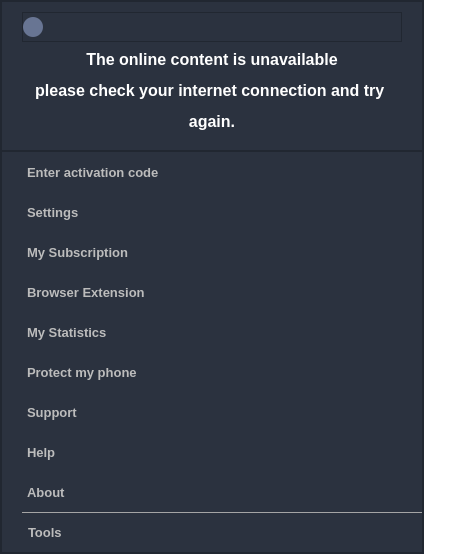
     <widget class="QFrame" name="sideBar">
      <property name="minimumSize">
       <size>
        <width>0</width>
        <height>0</height>
       </size>
      </property>
      <property name="maximumSize">
       <size>
        <width>0</width>
        <height>600</height>
       </size>
      </property>
      <property name="styleSheet">
       <string notr="true">background-color: #00000000;</string>
      </property>
      <property name="frameShape">
       <enum>QFrame::NoFrame</enum>
      </property>
      <property name="frameShadow">
       <enum>QFrame::Raised</enum>
      </property>
      <layout class="QHBoxLayout" name="horizontalLayout_9">
       <property name="spacing">
        <number>0</number>
       </property>
       <property name="leftMargin">
        <number>0</number>
       </property>
       <property name="topMargin">
        <number>0</number>
       </property>
       <property name="rightMargin">
        <number>30</number>
       </property>
       <property name="bottomMargin">
        <number>0</number>
       </property>
       <item>
        <widget class="QFrame" name="sideContainer">
         <property name="styleSheet">
          <string notr="true">background-color: rgb(43, 50, 63);</string>
         </property>
         <property name="frameShape">
          <enum>QFrame::StyledPanel</enum>
         </property>
         <property name="frameShadow">
          <enum>QFrame::Raised</enum>
         </property>
         <layout class="QVBoxLayout" name="verticalLayout_13">
          <property name="spacing">
           <number>0</number>
          </property>
          <property name="leftMargin">
           <number>0</number>
          </property>
          <property name="topMargin">
           <number>0</number>
          </property>
          <property name="rightMargin">
           <number>0</number>
          </property>
          <property name="bottomMargin">
           <number>0</number>
          </property>
          <item>
           <widget class="QFrame" name="inforTab">
            <property name="minimumSize">
             <size>
              <width>0</width>
              <height>150</height>
             </size>
            </property>
            <property name="maximumSize">
             <size>
              <width>16777215</width>
              <height>150</height>
             </size>
            </property>
            <property name="styleSheet">
             <string notr="true"/>
            </property>
            <property name="frameShape">
             <enum>QFrame::StyledPanel</enum>
            </property>
            <property name="frameShadow">
             <enum>QFrame::Raised</enum>
            </property>
            <layout class="QVBoxLayout" name="verticalLayout_14">
             <property name="spacing">
              <number>0</number>
             </property>
             <property name="leftMargin">
              <number>20</number>
             </property>
             <property name="topMargin">
              <number>10</number>
             </property>
             <property name="rightMargin">
              <number>20</number>
             </property>
             <property name="bottomMargin">
              <number>10</number>
             </property>
             <item>
              <widget class="QFrame" name="frame_13">
               <property name="minimumSize">
                <size>
                 <width>0</width>
                 <height>30</height>
                </size>
               </property>
               <property name="maximumSize">
                <size>
                 <width>16777215</width>
                 <height>30</height>
                </size>
               </property>
               <property name="styleSheet">
                <string notr="true"/>
               </property>
               <property name="frameShape">
                <enum>QFrame::StyledPanel</enum>
               </property>
               <property name="frameShadow">
                <enum>QFrame::Raised</enum>
               </property>
               <layout class="QHBoxLayout" name="horizontalLayout_10">
                <property name="spacing">
                 <number>0</number>
                </property>
                <property name="leftMargin">
                 <number>0</number>
                </property>
                <property name="topMargin">
                 <number>0</number>
                </property>
                <property name="rightMargin">
                 <number>0</number>
                </property>
                <property name="bottomMargin">
                 <number>0</number>
                </property>
                <item>
                 <widget class="QPushButton" name="sideClose">
                  <property name="minimumSize">
                   <size>
                    <width>20</width>
                    <height>20</height>
                   </size>
                  </property>
                  <property name="maximumSize">
                   <size>
                    <width>20</width>
                    <height>20</height>
                   </size>
                  </property>
                  <property name="styleSheet">
                   <string notr="true">QPushButton {
	border: none;
	border-radius: 10;
	background-color: rgb(104, 117, 147);
}

QPushButton:pressed {
	background-color: rgb(64, 71, 90);
}</string>
                  </property>
                  <property name="text">
                   <string/>
                  </property>
                  <property name="icon">
                   <iconset resource="resources.qrc">
                    <normaloff>:/icons/assets/close.svg</normaloff>:/icons/assets/close.svg</iconset>
                  </property>
                 </widget>
                </item>
                <item>
                 <spacer name="horizontalSpacer_11">
                  <property name="orientation">
                   <enum>Qt::Horizontal</enum>
                  </property>
                  <property name="sizeHint" stdset="0">
                   <size>
                    <width>301</width>
                    <height>20</height>
                   </size>
                  </property>
                 </spacer>
                </item>
               </layout>
              </widget>
             </item>
             <item>
              <widget class="QLabel" name="label_16">
               <property name="text">
                <string>&lt;html&gt;&lt;head/&gt;&lt;body&gt;&lt;p align=&quot;center&quot;&gt;&lt;span style=&quot; font-size:12pt; font-weight:700; color:#ffffff;&quot;&gt;The online content is unavailable&lt;/span&gt;&lt;/p&gt;&lt;p align=&quot;center&quot;&gt;&lt;span style=&quot; font-size:12pt; font-weight:700; color:#ffffff;&quot;&gt;please check your internet connection and try &lt;/span&gt;&lt;/p&gt;&lt;p align=&quot;center&quot;&gt;&lt;span style=&quot; font-size:12pt; font-weight:700; color:#ffffff;&quot;&gt;again.&lt;/span&gt;&lt;/p&gt;&lt;/body&gt;&lt;/html&gt;</string>
               </property>
              </widget>
             </item>
            </layout>
           </widget>
          </item>
          <item>
           <widget class="QFrame" name="contentFrame">
            <property name="styleSheet">
             <string notr="true">padding-left: 20;</string>
            </property>
            <property name="frameShape">
             <enum>QFrame::StyledPanel</enum>
            </property>
            <property name="frameShadow">
             <enum>QFrame::Raised</enum>
            </property>
            <layout class="QVBoxLayout" name="verticalLayout_15">
             <property name="spacing">
              <number>0</number>
             </property>
             <property name="leftMargin">
              <number>0</number>
             </property>
             <property name="topMargin">
              <number>0</number>
             </property>
             <property name="rightMargin">
              <number>0</number>
             </property>
             <property name="bottomMargin">
              <number>0</number>
             </property>
             <item>
              <widget class="QPushButton" name="pushButton_3">
               <property name="minimumSize">
                <size>
                 <width>320</width>
                 <height>40</height>
                </size>
               </property>
               <property name="maximumSize">
                <size>
                 <width>320</width>
                 <height>40</height>
                </size>
               </property>
               <property name="font">
                <font>
                 <pointsize>10</pointsize>
                 <bold>true</bold>
                </font>
               </property>
               <property name="styleSheet">
                <string notr="true">QPushButton {
	background-color: rgb(43, 50, 63);
	border-radius: 5;
	color: rgb(188, 188, 188);
	text-align: left;
	padding-left: 5;
	border: none;
}

QPushButton:hover {
	background-color: rgb(74, 80, 96);
}

QPushButton:pressed {
	background-color: rgb(34, 40, 50);
}</string>
               </property>
               <property name="text">
                <string>Enter activation code</string>
               </property>
               <property name="icon">
                <iconset resource="resources.qrc">
                 <normaloff>:/icons/assets/activate.svg</normaloff>:/icons/assets/activate.svg</iconset>
               </property>
               <property name="iconSize">
                <size>
                 <width>30</width>
                 <height>30</height>
                </size>
               </property>
              </widget>
             </item>
             <item>
              <widget class="QPushButton" name="pushButton_22">
               <property name="minimumSize">
                <size>
                 <width>320</width>
                 <height>40</height>
                </size>
               </property>
               <property name="maximumSize">
                <size>
                 <width>320</width>
                 <height>40</height>
                </size>
               </property>
               <property name="font">
                <font>
                 <pointsize>10</pointsize>
                 <bold>true</bold>
                </font>
               </property>
               <property name="styleSheet">
                <string notr="true">QPushButton {
	background-color: rgb(43, 50, 63);
	border-radius: 5;
	color: rgb(188, 188, 188);
	text-align: left;
	padding-left: 5;
	border: none;
}

QPushButton:hover {
	background-color: rgb(74, 80, 96);
}

QPushButton:pressed {
	background-color: rgb(34, 40, 50);
}</string>
               </property>
               <property name="text">
                <string>Settings</string>
               </property>
               <property name="icon">
                <iconset resource="resources.qrc">
                 <normaloff>:/icons/assets/settings.svg</normaloff>:/icons/assets/settings.svg</iconset>
               </property>
               <property name="iconSize">
                <size>
                 <width>30</width>
                 <height>30</height>
                </size>
               </property>
              </widget>
             </item>
             <item>
              <widget class="QPushButton" name="pushButton_15">
               <property name="minimumSize">
                <size>
                 <width>320</width>
                 <height>40</height>
                </size>
               </property>
               <property name="maximumSize">
                <size>
                 <width>320</width>
                 <height>40</height>
                </size>
               </property>
               <property name="font">
                <font>
                 <pointsize>10</pointsize>
                 <bold>true</bold>
                </font>
               </property>
               <property name="styleSheet">
                <string notr="true">QPushButton {
	background-color: rgb(43, 50, 63);
	border-radius: 5;
	color: rgb(188, 188, 188);
	text-align: left;
	padding-left: 5;
	border: none;
}

QPushButton:hover {
	background-color: rgb(74, 80, 96);
}

QPushButton:pressed {
	background-color: rgb(34, 40, 50);
}</string>
               </property>
               <property name="text">
                <string>My Subscription</string>
               </property>
               <property name="icon">
                <iconset resource="resources.qrc">
                 <normaloff>:/icons/assets/document.svg</normaloff>:/icons/assets/document.svg</iconset>
               </property>
               <property name="iconSize">
                <size>
                 <width>30</width>
                 <height>30</height>
                </size>
               </property>
              </widget>
             </item>
             <item>
              <widget class="QPushButton" name="pushButton_16">
               <property name="minimumSize">
                <size>
                 <width>320</width>
                 <height>40</height>
                </size>
               </property>
               <property name="maximumSize">
                <size>
                 <width>320</width>
                 <height>40</height>
                </size>
               </property>
               <property name="font">
                <font>
                 <pointsize>10</pointsize>
                 <bold>true</bold>
                </font>
               </property>
               <property name="styleSheet">
                <string notr="true">QPushButton {
	background-color: rgb(43, 50, 63);
	border-radius: 5;
	color: rgb(188, 188, 188);
	text-align: left;
	padding-left: 5;
	border: none;
}

QPushButton:hover {
	background-color: rgb(74, 80, 96);
}

QPushButton:pressed {
	background-color: rgb(34, 40, 50);
}</string>
               </property>
               <property name="text">
                <string>Browser Extension</string>
               </property>
               <property name="icon">
                <iconset resource="resources.qrc">
                 <normaloff>:/icons/assets/extension.svg</normaloff>:/icons/assets/extension.svg</iconset>
               </property>
               <property name="iconSize">
                <size>
                 <width>30</width>
                 <height>30</height>
                </size>
               </property>
              </widget>
             </item>
             <item>
              <widget class="QPushButton" name="pushButton_17">
               <property name="minimumSize">
                <size>
                 <width>320</width>
                 <height>40</height>
                </size>
               </property>
               <property name="maximumSize">
                <size>
                 <width>320</width>
                 <height>40</height>
                </size>
               </property>
               <property name="font">
                <font>
                 <pointsize>10</pointsize>
                 <bold>true</bold>
                </font>
               </property>
               <property name="styleSheet">
                <string notr="true">QPushButton {
	background-color: rgb(43, 50, 63);
	border-radius: 5;
	color: rgb(188, 188, 188);
	text-align: left;
	padding-left: 5;
	border: none;
}

QPushButton:hover {
	background-color: rgb(74, 80, 96);
}

QPushButton:pressed {
	background-color: rgb(34, 40, 50);
}</string>
               </property>
               <property name="text">
                <string>My Statistics</string>
               </property>
               <property name="icon">
                <iconset resource="resources.qrc">
                 <normaloff>:/icons/assets/graph.svg</normaloff>:/icons/assets/graph.svg</iconset>
               </property>
               <property name="iconSize">
                <size>
                 <width>30</width>
                 <height>30</height>
                </size>
               </property>
              </widget>
             </item>
             <item>
              <widget class="QPushButton" name="pushButton_20">
               <property name="minimumSize">
                <size>
                 <width>320</width>
                 <height>40</height>
                </size>
               </property>
               <property name="maximumSize">
                <size>
                 <width>320</width>
                 <height>40</height>
                </size>
               </property>
               <property name="font">
                <font>
                 <pointsize>10</pointsize>
                 <bold>true</bold>
                </font>
               </property>
               <property name="styleSheet">
                <string notr="true">QPushButton {
	background-color: rgb(43, 50, 63);
	border-radius: 5;
	color: rgb(188, 188, 188);
	text-align: left;
	padding-left: 5;
	border: none;
}

QPushButton:hover {
	background-color: rgb(74, 80, 96);
}

QPushButton:pressed {
	background-color: rgb(34, 40, 50);
}</string>
               </property>
               <property name="text">
                <string>Protect my phone</string>
               </property>
               <property name="icon">
                <iconset resource="resources.qrc">
                 <normaloff>:/icons/assets/phone.svg</normaloff>:/icons/assets/phone.svg</iconset>
               </property>
               <property name="iconSize">
                <size>
                 <width>30</width>
                 <height>30</height>
                </size>
               </property>
              </widget>
             </item>
             <item>
              <widget class="QPushButton" name="pushButton_23">
               <property name="minimumSize">
                <size>
                 <width>320</width>
                 <height>40</height>
                </size>
               </property>
               <property name="maximumSize">
                <size>
                 <width>320</width>
                 <height>40</height>
                </size>
               </property>
               <property name="font">
                <font>
                 <pointsize>10</pointsize>
                 <bold>true</bold>
                </font>
               </property>
               <property name="styleSheet">
                <string notr="true">QPushButton {
	background-color: rgb(43, 50, 63);
	border-radius: 5;
	color: rgb(188, 188, 188);
	text-align: left;
	padding-left: 5;
	border: none;
}

QPushButton:hover {
	background-color: rgb(74, 80, 96);
}

QPushButton:pressed {
	background-color: rgb(34, 40, 50);
}</string>
               </property>
               <property name="text">
                <string>Support</string>
               </property>
               <property name="icon">
                <iconset resource="resources.qrc">
                 <normaloff>:/icons/assets/help.svg</normaloff>:/icons/assets/help.svg</iconset>
               </property>
               <property name="iconSize">
                <size>
                 <width>30</width>
                 <height>30</height>
                </size>
               </property>
              </widget>
             </item>
             <item>
              <widget class="QPushButton" name="pushButton_21">
               <property name="minimumSize">
                <size>
                 <width>320</width>
                 <height>40</height>
                </size>
               </property>
               <property name="maximumSize">
                <size>
                 <width>320</width>
                 <height>40</height>
                </size>
               </property>
               <property name="font">
                <font>
                 <pointsize>10</pointsize>
                 <bold>true</bold>
                </font>
               </property>
               <property name="styleSheet">
                <string notr="true">QPushButton {
	background-color: rgb(43, 50, 63);
	border-radius: 5;
	color: rgb(188, 188, 188);
	text-align: left;
	padding-left: 5;
	border: none;
}

QPushButton:hover {
	background-color: rgb(74, 80, 96);
}

QPushButton:pressed {
	background-color: rgb(34, 40, 50);
}</string>
               </property>
               <property name="text">
                <string>Help</string>
               </property>
               <property name="icon">
                <iconset resource="resources.qrc">
                 <normaloff>:/icons/assets/support.svg</normaloff>:/icons/assets/support.svg</iconset>
               </property>
               <property name="iconSize">
                <size>
                 <width>30</width>
                 <height>30</height>
                </size>
               </property>
              </widget>
             </item>
             <item>
              <widget class="QPushButton" name="pushButton_18">
               <property name="minimumSize">
                <size>
                 <width>320</width>
                 <height>40</height>
                </size>
               </property>
               <property name="maximumSize">
                <size>
                 <width>320</width>
                 <height>40</height>
                </size>
               </property>
               <property name="font">
                <font>
                 <pointsize>10</pointsize>
                 <bold>true</bold>
                </font>
               </property>
               <property name="styleSheet">
                <string notr="true">QPushButton {
	background-color: rgb(43, 50, 63);
	border-radius: 5;
	color: rgb(188, 188, 188);
	text-align: left;
	padding-left: 5;
	border: none;
}

QPushButton:hover {
	background-color: rgb(74, 80, 96);
}

QPushButton:pressed {
	background-color: rgb(34, 40, 50);
}</string>
               </property>
               <property name="text">
                <string>About</string>
               </property>
               <property name="icon">
                <iconset resource="resources.qrc">
                 <normaloff>:/icons/assets/about.svg</normaloff>:/icons/assets/about.svg</iconset>
               </property>
               <property name="iconSize">
                <size>
                 <width>30</width>
                 <height>30</height>
                </size>
               </property>
              </widget>
             </item>
             <item>
              <widget class="QPushButton" name="pushButton_19">
               <property name="minimumSize">
                <size>
                 <width>400</width>
                 <height>40</height>
                </size>
               </property>
               <property name="maximumSize">
                <size>
                 <width>400</width>
                 <height>40</height>
                </size>
               </property>
               <property name="font">
                <font>
                 <pointsize>10</pointsize>
                 <bold>true</bold>
                </font>
               </property>
               <property name="styleSheet">
                <string notr="true">QPushButton {
	background-color: rgb(43, 50, 63);
	color: rgb(188, 188, 188);
	border-top: 1px solid rgb(165, 165, 165);
	text-align: left;
	padding-left: 5;
}

QPushButton:hover {
	background-color: rgb(74, 80, 96);
}

QPushButton:pressed {
	background-color: rgb(34, 40, 50);
}</string>
               </property>
               <property name="text">
                <string>Tools</string>
               </property>
               <property name="iconSize">
                <size>
                 <width>30</width>
                 <height>30</height>
                </size>
               </property>
              </widget>
             </item>
            </layout>
           </widget>
          </item>
         </layout>
        </widget>
       </item>
      </layout>
     </widget>
